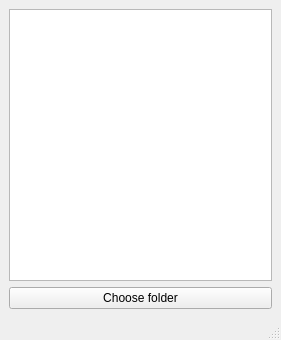
<?xml version="1.0" encoding="UTF-8"?>
<ui version="4.0">
 <class>MainWindow</class>
 <widget class="QMainWindow" name="MainWindow">
  <property name="geometry">
   <rect>
    <x>0</x>
    <y>0</y>
    <width>281</width>
    <height>340</height>
   </rect>
  </property>
  <property name="windowTitle">
   <string>MainWindow</string>
  </property>
  <widget class="QWidget" name="centralwidget">
   <property name="enabled">
    <bool>true</bool>
   </property>
   <layout class="QVBoxLayout" name="verticalLayout">
    <item>
     <widget class="QListWidget" name="listWidget"/>
    </item>
    <item>
     <widget class="QPushButton" name="BtnBrowse">
      <property name="text">
       <string>Choose folder</string>
      </property>
     </widget>
    </item>
   </layout>
  </widget>
  <widget class="QStatusBar" name="statusbar"/>
 </widget>
 <resources/>
 <connections/>
</ui>
